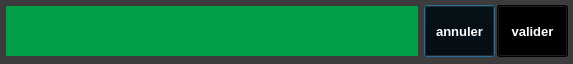
<?xml version="1.0" encoding="UTF-8"?>
<ui version="4.0">
 <class>YerithPOSVenteMethodePaiementComptantEntreeDialog</class>
 <widget class="QDialog" name="YerithPOSVenteMethodePaiementComptantEntreeDialog">
  <property name="windowModality">
   <enum>Qt::WindowModal</enum>
  </property>
  <property name="geometry">
   <rect>
    <x>0</x>
    <y>0</y>
    <width>573</width>
    <height>64</height>
   </rect>
  </property>
  <property name="palette">
   <palette>
    <active>
     <colorrole role="WindowText">
      <brush brushstyle="SolidPattern">
       <color alpha="255">
        <red>255</red>
        <green>255</green>
        <blue>255</blue>
       </color>
      </brush>
     </colorrole>
     <colorrole role="Button">
      <brush brushstyle="SolidPattern">
       <color alpha="255">
        <red>60</red>
        <green>60</green>
        <blue>60</blue>
       </color>
      </brush>
     </colorrole>
     <colorrole role="Light">
      <brush brushstyle="SolidPattern">
       <color alpha="255">
        <red>90</red>
        <green>90</green>
        <blue>90</blue>
       </color>
      </brush>
     </colorrole>
     <colorrole role="Midlight">
      <brush brushstyle="SolidPattern">
       <color alpha="255">
        <red>75</red>
        <green>75</green>
        <blue>75</blue>
       </color>
      </brush>
     </colorrole>
     <colorrole role="Dark">
      <brush brushstyle="SolidPattern">
       <color alpha="255">
        <red>30</red>
        <green>30</green>
        <blue>30</blue>
       </color>
      </brush>
     </colorrole>
     <colorrole role="Mid">
      <brush brushstyle="SolidPattern">
       <color alpha="255">
        <red>40</red>
        <green>40</green>
        <blue>40</blue>
       </color>
      </brush>
     </colorrole>
     <colorrole role="Text">
      <brush brushstyle="SolidPattern">
       <color alpha="255">
        <red>255</red>
        <green>255</green>
        <blue>255</blue>
       </color>
      </brush>
     </colorrole>
     <colorrole role="BrightText">
      <brush brushstyle="SolidPattern">
       <color alpha="255">
        <red>255</red>
        <green>255</green>
        <blue>255</blue>
       </color>
      </brush>
     </colorrole>
     <colorrole role="ButtonText">
      <brush brushstyle="SolidPattern">
       <color alpha="255">
        <red>255</red>
        <green>255</green>
        <blue>255</blue>
       </color>
      </brush>
     </colorrole>
     <colorrole role="Base">
      <brush brushstyle="SolidPattern">
       <color alpha="255">
        <red>0</red>
        <green>0</green>
        <blue>0</blue>
       </color>
      </brush>
     </colorrole>
     <colorrole role="Window">
      <brush brushstyle="SolidPattern">
       <color alpha="255">
        <red>60</red>
        <green>60</green>
        <blue>60</blue>
       </color>
      </brush>
     </colorrole>
     <colorrole role="Shadow">
      <brush brushstyle="SolidPattern">
       <color alpha="255">
        <red>0</red>
        <green>0</green>
        <blue>0</blue>
       </color>
      </brush>
     </colorrole>
     <colorrole role="AlternateBase">
      <brush brushstyle="SolidPattern">
       <color alpha="255">
        <red>30</red>
        <green>30</green>
        <blue>30</blue>
       </color>
      </brush>
     </colorrole>
     <colorrole role="ToolTipBase">
      <brush brushstyle="SolidPattern">
       <color alpha="255">
        <red>255</red>
        <green>255</green>
        <blue>220</blue>
       </color>
      </brush>
     </colorrole>
     <colorrole role="ToolTipText">
      <brush brushstyle="SolidPattern">
       <color alpha="255">
        <red>0</red>
        <green>0</green>
        <blue>0</blue>
       </color>
      </brush>
     </colorrole>
     <colorrole role="PlaceholderText">
      <brush brushstyle="NoBrush">
       <color alpha="128">
        <red>255</red>
        <green>255</green>
        <blue>255</blue>
       </color>
      </brush>
     </colorrole>
    </active>
    <inactive>
     <colorrole role="WindowText">
      <brush brushstyle="SolidPattern">
       <color alpha="255">
        <red>255</red>
        <green>255</green>
        <blue>255</blue>
       </color>
      </brush>
     </colorrole>
     <colorrole role="Button">
      <brush brushstyle="SolidPattern">
       <color alpha="255">
        <red>60</red>
        <green>60</green>
        <blue>60</blue>
       </color>
      </brush>
     </colorrole>
     <colorrole role="Light">
      <brush brushstyle="SolidPattern">
       <color alpha="255">
        <red>90</red>
        <green>90</green>
        <blue>90</blue>
       </color>
      </brush>
     </colorrole>
     <colorrole role="Midlight">
      <brush brushstyle="SolidPattern">
       <color alpha="255">
        <red>75</red>
        <green>75</green>
        <blue>75</blue>
       </color>
      </brush>
     </colorrole>
     <colorrole role="Dark">
      <brush brushstyle="SolidPattern">
       <color alpha="255">
        <red>30</red>
        <green>30</green>
        <blue>30</blue>
       </color>
      </brush>
     </colorrole>
     <colorrole role="Mid">
      <brush brushstyle="SolidPattern">
       <color alpha="255">
        <red>40</red>
        <green>40</green>
        <blue>40</blue>
       </color>
      </brush>
     </colorrole>
     <colorrole role="Text">
      <brush brushstyle="SolidPattern">
       <color alpha="255">
        <red>255</red>
        <green>255</green>
        <blue>255</blue>
       </color>
      </brush>
     </colorrole>
     <colorrole role="BrightText">
      <brush brushstyle="SolidPattern">
       <color alpha="255">
        <red>255</red>
        <green>255</green>
        <blue>255</blue>
       </color>
      </brush>
     </colorrole>
     <colorrole role="ButtonText">
      <brush brushstyle="SolidPattern">
       <color alpha="255">
        <red>255</red>
        <green>255</green>
        <blue>255</blue>
       </color>
      </brush>
     </colorrole>
     <colorrole role="Base">
      <brush brushstyle="SolidPattern">
       <color alpha="255">
        <red>0</red>
        <green>0</green>
        <blue>0</blue>
       </color>
      </brush>
     </colorrole>
     <colorrole role="Window">
      <brush brushstyle="SolidPattern">
       <color alpha="255">
        <red>60</red>
        <green>60</green>
        <blue>60</blue>
       </color>
      </brush>
     </colorrole>
     <colorrole role="Shadow">
      <brush brushstyle="SolidPattern">
       <color alpha="255">
        <red>0</red>
        <green>0</green>
        <blue>0</blue>
       </color>
      </brush>
     </colorrole>
     <colorrole role="AlternateBase">
      <brush brushstyle="SolidPattern">
       <color alpha="255">
        <red>30</red>
        <green>30</green>
        <blue>30</blue>
       </color>
      </brush>
     </colorrole>
     <colorrole role="ToolTipBase">
      <brush brushstyle="SolidPattern">
       <color alpha="255">
        <red>255</red>
        <green>255</green>
        <blue>220</blue>
       </color>
      </brush>
     </colorrole>
     <colorrole role="ToolTipText">
      <brush brushstyle="SolidPattern">
       <color alpha="255">
        <red>0</red>
        <green>0</green>
        <blue>0</blue>
       </color>
      </brush>
     </colorrole>
     <colorrole role="PlaceholderText">
      <brush brushstyle="NoBrush">
       <color alpha="128">
        <red>255</red>
        <green>255</green>
        <blue>255</blue>
       </color>
      </brush>
     </colorrole>
    </inactive>
    <disabled>
     <colorrole role="WindowText">
      <brush brushstyle="SolidPattern">
       <color alpha="255">
        <red>30</red>
        <green>30</green>
        <blue>30</blue>
       </color>
      </brush>
     </colorrole>
     <colorrole role="Button">
      <brush brushstyle="SolidPattern">
       <color alpha="255">
        <red>60</red>
        <green>60</green>
        <blue>60</blue>
       </color>
      </brush>
     </colorrole>
     <colorrole role="Light">
      <brush brushstyle="SolidPattern">
       <color alpha="255">
        <red>90</red>
        <green>90</green>
        <blue>90</blue>
       </color>
      </brush>
     </colorrole>
     <colorrole role="Midlight">
      <brush brushstyle="SolidPattern">
       <color alpha="255">
        <red>75</red>
        <green>75</green>
        <blue>75</blue>
       </color>
      </brush>
     </colorrole>
     <colorrole role="Dark">
      <brush brushstyle="SolidPattern">
       <color alpha="255">
        <red>30</red>
        <green>30</green>
        <blue>30</blue>
       </color>
      </brush>
     </colorrole>
     <colorrole role="Mid">
      <brush brushstyle="SolidPattern">
       <color alpha="255">
        <red>40</red>
        <green>40</green>
        <blue>40</blue>
       </color>
      </brush>
     </colorrole>
     <colorrole role="Text">
      <brush brushstyle="SolidPattern">
       <color alpha="255">
        <red>30</red>
        <green>30</green>
        <blue>30</blue>
       </color>
      </brush>
     </colorrole>
     <colorrole role="BrightText">
      <brush brushstyle="SolidPattern">
       <color alpha="255">
        <red>255</red>
        <green>255</green>
        <blue>255</blue>
       </color>
      </brush>
     </colorrole>
     <colorrole role="ButtonText">
      <brush brushstyle="SolidPattern">
       <color alpha="255">
        <red>30</red>
        <green>30</green>
        <blue>30</blue>
       </color>
      </brush>
     </colorrole>
     <colorrole role="Base">
      <brush brushstyle="SolidPattern">
       <color alpha="255">
        <red>60</red>
        <green>60</green>
        <blue>60</blue>
       </color>
      </brush>
     </colorrole>
     <colorrole role="Window">
      <brush brushstyle="SolidPattern">
       <color alpha="255">
        <red>60</red>
        <green>60</green>
        <blue>60</blue>
       </color>
      </brush>
     </colorrole>
     <colorrole role="Shadow">
      <brush brushstyle="SolidPattern">
       <color alpha="255">
        <red>0</red>
        <green>0</green>
        <blue>0</blue>
       </color>
      </brush>
     </colorrole>
     <colorrole role="AlternateBase">
      <brush brushstyle="SolidPattern">
       <color alpha="255">
        <red>60</red>
        <green>60</green>
        <blue>60</blue>
       </color>
      </brush>
     </colorrole>
     <colorrole role="ToolTipBase">
      <brush brushstyle="SolidPattern">
       <color alpha="255">
        <red>255</red>
        <green>255</green>
        <blue>220</blue>
       </color>
      </brush>
     </colorrole>
     <colorrole role="ToolTipText">
      <brush brushstyle="SolidPattern">
       <color alpha="255">
        <red>0</red>
        <green>0</green>
        <blue>0</blue>
       </color>
      </brush>
     </colorrole>
     <colorrole role="PlaceholderText">
      <brush brushstyle="NoBrush">
       <color alpha="128">
        <red>255</red>
        <green>255</green>
        <blue>255</blue>
       </color>
      </brush>
     </colorrole>
    </disabled>
   </palette>
  </property>
  <property name="windowTitle">
   <string>Dialog</string>
  </property>
  <widget class="YerithLineEdit" name="lineEdit_vente_montant_recu">
   <property name="geometry">
    <rect>
     <x>5</x>
     <y>5</y>
     <width>414</width>
     <height>52</height>
    </rect>
   </property>
   <property name="palette">
    <palette>
     <active>
      <colorrole role="WindowText">
       <brush brushstyle="SolidPattern">
        <color alpha="255">
         <red>255</red>
         <green>255</green>
         <blue>255</blue>
        </color>
       </brush>
      </colorrole>
      <colorrole role="Button">
       <brush brushstyle="SolidPattern">
        <color alpha="255">
         <red>2</red>
         <green>160</green>
         <blue>70</blue>
        </color>
       </brush>
      </colorrole>
      <colorrole role="Light">
       <brush brushstyle="SolidPattern">
        <color alpha="255">
         <red>255</red>
         <green>255</green>
         <blue>255</blue>
        </color>
       </brush>
      </colorrole>
      <colorrole role="Midlight">
       <brush brushstyle="SolidPattern">
        <color alpha="255">
         <red>255</red>
         <green>255</green>
         <blue>255</blue>
        </color>
       </brush>
      </colorrole>
      <colorrole role="Dark">
       <brush brushstyle="SolidPattern">
        <color alpha="255">
         <red>255</red>
         <green>255</green>
         <blue>255</blue>
        </color>
       </brush>
      </colorrole>
      <colorrole role="Mid">
       <brush brushstyle="SolidPattern">
        <color alpha="255">
         <red>255</red>
         <green>255</green>
         <blue>255</blue>
        </color>
       </brush>
      </colorrole>
      <colorrole role="Text">
       <brush brushstyle="SolidPattern">
        <color alpha="255">
         <red>255</red>
         <green>255</green>
         <blue>255</blue>
        </color>
       </brush>
      </colorrole>
      <colorrole role="BrightText">
       <brush brushstyle="SolidPattern">
        <color alpha="255">
         <red>255</red>
         <green>255</green>
         <blue>255</blue>
        </color>
       </brush>
      </colorrole>
      <colorrole role="ButtonText">
       <brush brushstyle="SolidPattern">
        <color alpha="255">
         <red>0</red>
         <green>0</green>
         <blue>0</blue>
        </color>
       </brush>
      </colorrole>
      <colorrole role="Base">
       <brush brushstyle="SolidPattern">
        <color alpha="255">
         <red>2</red>
         <green>160</green>
         <blue>70</blue>
        </color>
       </brush>
      </colorrole>
      <colorrole role="Window">
       <brush brushstyle="SolidPattern">
        <color alpha="255">
         <red>2</red>
         <green>160</green>
         <blue>70</blue>
        </color>
       </brush>
      </colorrole>
      <colorrole role="Shadow">
       <brush brushstyle="SolidPattern">
        <color alpha="255">
         <red>255</red>
         <green>255</green>
         <blue>255</blue>
        </color>
       </brush>
      </colorrole>
      <colorrole role="Highlight">
       <brush brushstyle="SolidPattern">
        <color alpha="255">
         <red>0</red>
         <green>0</green>
         <blue>0</blue>
        </color>
       </brush>
      </colorrole>
      <colorrole role="HighlightedText">
       <brush brushstyle="SolidPattern">
        <color alpha="255">
         <red>2</red>
         <green>160</green>
         <blue>70</blue>
        </color>
       </brush>
      </colorrole>
      <colorrole role="AlternateBase">
       <brush brushstyle="SolidPattern">
        <color alpha="255">
         <red>0</red>
         <green>0</green>
         <blue>0</blue>
        </color>
       </brush>
      </colorrole>
      <colorrole role="ToolTipBase">
       <brush brushstyle="SolidPattern">
        <color alpha="255">
         <red>255</red>
         <green>255</green>
         <blue>220</blue>
        </color>
       </brush>
      </colorrole>
      <colorrole role="ToolTipText">
       <brush brushstyle="SolidPattern">
        <color alpha="255">
         <red>0</red>
         <green>0</green>
         <blue>0</blue>
        </color>
       </brush>
      </colorrole>
      <colorrole role="PlaceholderText">
       <brush brushstyle="NoBrush">
        <color alpha="128">
         <red>255</red>
         <green>255</green>
         <blue>255</blue>
        </color>
       </brush>
      </colorrole>
     </active>
     <inactive>
      <colorrole role="WindowText">
       <brush brushstyle="SolidPattern">
        <color alpha="255">
         <red>255</red>
         <green>255</green>
         <blue>255</blue>
        </color>
       </brush>
      </colorrole>
      <colorrole role="Button">
       <brush brushstyle="SolidPattern">
        <color alpha="255">
         <red>2</red>
         <green>160</green>
         <blue>70</blue>
        </color>
       </brush>
      </colorrole>
      <colorrole role="Light">
       <brush brushstyle="SolidPattern">
        <color alpha="255">
         <red>255</red>
         <green>255</green>
         <blue>255</blue>
        </color>
       </brush>
      </colorrole>
      <colorrole role="Midlight">
       <brush brushstyle="SolidPattern">
        <color alpha="255">
         <red>255</red>
         <green>255</green>
         <blue>255</blue>
        </color>
       </brush>
      </colorrole>
      <colorrole role="Dark">
       <brush brushstyle="SolidPattern">
        <color alpha="255">
         <red>255</red>
         <green>255</green>
         <blue>255</blue>
        </color>
       </brush>
      </colorrole>
      <colorrole role="Mid">
       <brush brushstyle="SolidPattern">
        <color alpha="255">
         <red>255</red>
         <green>255</green>
         <blue>255</blue>
        </color>
       </brush>
      </colorrole>
      <colorrole role="Text">
       <brush brushstyle="SolidPattern">
        <color alpha="255">
         <red>255</red>
         <green>255</green>
         <blue>255</blue>
        </color>
       </brush>
      </colorrole>
      <colorrole role="BrightText">
       <brush brushstyle="SolidPattern">
        <color alpha="255">
         <red>255</red>
         <green>255</green>
         <blue>255</blue>
        </color>
       </brush>
      </colorrole>
      <colorrole role="ButtonText">
       <brush brushstyle="SolidPattern">
        <color alpha="255">
         <red>0</red>
         <green>0</green>
         <blue>0</blue>
        </color>
       </brush>
      </colorrole>
      <colorrole role="Base">
       <brush brushstyle="SolidPattern">
        <color alpha="255">
         <red>2</red>
         <green>160</green>
         <blue>70</blue>
        </color>
       </brush>
      </colorrole>
      <colorrole role="Window">
       <brush brushstyle="SolidPattern">
        <color alpha="255">
         <red>2</red>
         <green>160</green>
         <blue>70</blue>
        </color>
       </brush>
      </colorrole>
      <colorrole role="Shadow">
       <brush brushstyle="SolidPattern">
        <color alpha="255">
         <red>255</red>
         <green>255</green>
         <blue>255</blue>
        </color>
       </brush>
      </colorrole>
      <colorrole role="Highlight">
       <brush brushstyle="SolidPattern">
        <color alpha="255">
         <red>0</red>
         <green>0</green>
         <blue>0</blue>
        </color>
       </brush>
      </colorrole>
      <colorrole role="HighlightedText">
       <brush brushstyle="SolidPattern">
        <color alpha="255">
         <red>2</red>
         <green>160</green>
         <blue>70</blue>
        </color>
       </brush>
      </colorrole>
      <colorrole role="AlternateBase">
       <brush brushstyle="SolidPattern">
        <color alpha="255">
         <red>0</red>
         <green>0</green>
         <blue>0</blue>
        </color>
       </brush>
      </colorrole>
      <colorrole role="ToolTipBase">
       <brush brushstyle="SolidPattern">
        <color alpha="255">
         <red>255</red>
         <green>255</green>
         <blue>220</blue>
        </color>
       </brush>
      </colorrole>
      <colorrole role="ToolTipText">
       <brush brushstyle="SolidPattern">
        <color alpha="255">
         <red>0</red>
         <green>0</green>
         <blue>0</blue>
        </color>
       </brush>
      </colorrole>
      <colorrole role="PlaceholderText">
       <brush brushstyle="NoBrush">
        <color alpha="128">
         <red>255</red>
         <green>255</green>
         <blue>255</blue>
        </color>
       </brush>
      </colorrole>
     </inactive>
     <disabled>
      <colorrole role="WindowText">
       <brush brushstyle="SolidPattern">
        <color alpha="255">
         <red>255</red>
         <green>255</green>
         <blue>255</blue>
        </color>
       </brush>
      </colorrole>
      <colorrole role="Button">
       <brush brushstyle="SolidPattern">
        <color alpha="255">
         <red>2</red>
         <green>160</green>
         <blue>70</blue>
        </color>
       </brush>
      </colorrole>
      <colorrole role="Light">
       <brush brushstyle="SolidPattern">
        <color alpha="255">
         <red>255</red>
         <green>255</green>
         <blue>255</blue>
        </color>
       </brush>
      </colorrole>
      <colorrole role="Midlight">
       <brush brushstyle="SolidPattern">
        <color alpha="255">
         <red>255</red>
         <green>255</green>
         <blue>255</blue>
        </color>
       </brush>
      </colorrole>
      <colorrole role="Dark">
       <brush brushstyle="SolidPattern">
        <color alpha="255">
         <red>255</red>
         <green>255</green>
         <blue>255</blue>
        </color>
       </brush>
      </colorrole>
      <colorrole role="Mid">
       <brush brushstyle="SolidPattern">
        <color alpha="255">
         <red>255</red>
         <green>255</green>
         <blue>255</blue>
        </color>
       </brush>
      </colorrole>
      <colorrole role="Text">
       <brush brushstyle="SolidPattern">
        <color alpha="255">
         <red>255</red>
         <green>255</green>
         <blue>255</blue>
        </color>
       </brush>
      </colorrole>
      <colorrole role="BrightText">
       <brush brushstyle="SolidPattern">
        <color alpha="255">
         <red>255</red>
         <green>255</green>
         <blue>255</blue>
        </color>
       </brush>
      </colorrole>
      <colorrole role="ButtonText">
       <brush brushstyle="SolidPattern">
        <color alpha="255">
         <red>255</red>
         <green>255</green>
         <blue>255</blue>
        </color>
       </brush>
      </colorrole>
      <colorrole role="Base">
       <brush brushstyle="SolidPattern">
        <color alpha="255">
         <red>2</red>
         <green>160</green>
         <blue>70</blue>
        </color>
       </brush>
      </colorrole>
      <colorrole role="Window">
       <brush brushstyle="SolidPattern">
        <color alpha="255">
         <red>2</red>
         <green>160</green>
         <blue>70</blue>
        </color>
       </brush>
      </colorrole>
      <colorrole role="Shadow">
       <brush brushstyle="SolidPattern">
        <color alpha="255">
         <red>255</red>
         <green>255</green>
         <blue>255</blue>
        </color>
       </brush>
      </colorrole>
      <colorrole role="Highlight">
       <brush brushstyle="SolidPattern">
        <color alpha="255">
         <red>145</red>
         <green>141</green>
         <blue>126</blue>
        </color>
       </brush>
      </colorrole>
      <colorrole role="HighlightedText">
       <brush brushstyle="SolidPattern">
        <color alpha="255">
         <red>2</red>
         <green>160</green>
         <blue>70</blue>
        </color>
       </brush>
      </colorrole>
      <colorrole role="AlternateBase">
       <brush brushstyle="SolidPattern">
        <color alpha="255">
         <red>0</red>
         <green>0</green>
         <blue>0</blue>
        </color>
       </brush>
      </colorrole>
      <colorrole role="ToolTipBase">
       <brush brushstyle="SolidPattern">
        <color alpha="255">
         <red>255</red>
         <green>255</green>
         <blue>220</blue>
        </color>
       </brush>
      </colorrole>
      <colorrole role="ToolTipText">
       <brush brushstyle="SolidPattern">
        <color alpha="255">
         <red>0</red>
         <green>0</green>
         <blue>0</blue>
        </color>
       </brush>
      </colorrole>
      <colorrole role="PlaceholderText">
       <brush brushstyle="NoBrush">
        <color alpha="128">
         <red>255</red>
         <green>255</green>
         <blue>255</blue>
        </color>
       </brush>
      </colorrole>
     </disabled>
    </palette>
   </property>
   <property name="font">
    <font>
     <pointsize>15</pointsize>
     <weight>75</weight>
     <bold>true</bold>
    </font>
   </property>
   <property name="toolTip">
    <string>ENTREZ LE MONTANT REVERSÉ PAR 1 CLIENT COMPTANT (CASH)</string>
   </property>
   <property name="styleSheet">
    <string notr="true">border: 1px solid rgb(60, 60, 60);
background-color: rgb(2  , 160, 70); </string>
   </property>
   <property name="alignment">
    <set>Qt::AlignLeading|Qt::AlignLeft|Qt::AlignVCenter</set>
   </property>
  </widget>
  <widget class="YerithPushButton" name="pushButton_annuler">
   <property name="geometry">
    <rect>
     <x>424</x>
     <y>5</y>
     <width>71</width>
     <height>52</height>
    </rect>
   </property>
   <property name="palette">
    <palette>
     <active>
      <colorrole role="WindowText">
       <brush brushstyle="SolidPattern">
        <color alpha="255">
         <red>255</red>
         <green>255</green>
         <blue>255</blue>
        </color>
       </brush>
      </colorrole>
      <colorrole role="Button">
       <brush brushstyle="SolidPattern">
        <color alpha="255">
         <red>0</red>
         <green>0</green>
         <blue>0</blue>
        </color>
       </brush>
      </colorrole>
      <colorrole role="Light">
       <brush brushstyle="SolidPattern">
        <color alpha="255">
         <red>0</red>
         <green>0</green>
         <blue>0</blue>
        </color>
       </brush>
      </colorrole>
      <colorrole role="Midlight">
       <brush brushstyle="SolidPattern">
        <color alpha="255">
         <red>0</red>
         <green>0</green>
         <blue>0</blue>
        </color>
       </brush>
      </colorrole>
      <colorrole role="Dark">
       <brush brushstyle="SolidPattern">
        <color alpha="255">
         <red>0</red>
         <green>0</green>
         <blue>0</blue>
        </color>
       </brush>
      </colorrole>
      <colorrole role="Mid">
       <brush brushstyle="SolidPattern">
        <color alpha="255">
         <red>0</red>
         <green>0</green>
         <blue>0</blue>
        </color>
       </brush>
      </colorrole>
      <colorrole role="Text">
       <brush brushstyle="SolidPattern">
        <color alpha="255">
         <red>255</red>
         <green>255</green>
         <blue>255</blue>
        </color>
       </brush>
      </colorrole>
      <colorrole role="BrightText">
       <brush brushstyle="SolidPattern">
        <color alpha="255">
         <red>255</red>
         <green>255</green>
         <blue>255</blue>
        </color>
       </brush>
      </colorrole>
      <colorrole role="ButtonText">
       <brush brushstyle="SolidPattern">
        <color alpha="255">
         <red>255</red>
         <green>255</green>
         <blue>255</blue>
        </color>
       </brush>
      </colorrole>
      <colorrole role="Base">
       <brush brushstyle="SolidPattern">
        <color alpha="255">
         <red>0</red>
         <green>0</green>
         <blue>0</blue>
        </color>
       </brush>
      </colorrole>
      <colorrole role="Window">
       <brush brushstyle="SolidPattern">
        <color alpha="255">
         <red>0</red>
         <green>0</green>
         <blue>0</blue>
        </color>
       </brush>
      </colorrole>
      <colorrole role="Shadow">
       <brush brushstyle="SolidPattern">
        <color alpha="255">
         <red>0</red>
         <green>0</green>
         <blue>0</blue>
        </color>
       </brush>
      </colorrole>
      <colorrole role="AlternateBase">
       <brush brushstyle="SolidPattern">
        <color alpha="255">
         <red>0</red>
         <green>0</green>
         <blue>0</blue>
        </color>
       </brush>
      </colorrole>
      <colorrole role="ToolTipBase">
       <brush brushstyle="SolidPattern">
        <color alpha="255">
         <red>255</red>
         <green>255</green>
         <blue>220</blue>
        </color>
       </brush>
      </colorrole>
      <colorrole role="ToolTipText">
       <brush brushstyle="SolidPattern">
        <color alpha="255">
         <red>0</red>
         <green>0</green>
         <blue>0</blue>
        </color>
       </brush>
      </colorrole>
      <colorrole role="PlaceholderText">
       <brush brushstyle="NoBrush">
        <color alpha="128">
         <red>255</red>
         <green>255</green>
         <blue>255</blue>
        </color>
       </brush>
      </colorrole>
     </active>
     <inactive>
      <colorrole role="WindowText">
       <brush brushstyle="SolidPattern">
        <color alpha="255">
         <red>255</red>
         <green>255</green>
         <blue>255</blue>
        </color>
       </brush>
      </colorrole>
      <colorrole role="Button">
       <brush brushstyle="SolidPattern">
        <color alpha="255">
         <red>0</red>
         <green>0</green>
         <blue>0</blue>
        </color>
       </brush>
      </colorrole>
      <colorrole role="Light">
       <brush brushstyle="SolidPattern">
        <color alpha="255">
         <red>0</red>
         <green>0</green>
         <blue>0</blue>
        </color>
       </brush>
      </colorrole>
      <colorrole role="Midlight">
       <brush brushstyle="SolidPattern">
        <color alpha="255">
         <red>0</red>
         <green>0</green>
         <blue>0</blue>
        </color>
       </brush>
      </colorrole>
      <colorrole role="Dark">
       <brush brushstyle="SolidPattern">
        <color alpha="255">
         <red>0</red>
         <green>0</green>
         <blue>0</blue>
        </color>
       </brush>
      </colorrole>
      <colorrole role="Mid">
       <brush brushstyle="SolidPattern">
        <color alpha="255">
         <red>0</red>
         <green>0</green>
         <blue>0</blue>
        </color>
       </brush>
      </colorrole>
      <colorrole role="Text">
       <brush brushstyle="SolidPattern">
        <color alpha="255">
         <red>255</red>
         <green>255</green>
         <blue>255</blue>
        </color>
       </brush>
      </colorrole>
      <colorrole role="BrightText">
       <brush brushstyle="SolidPattern">
        <color alpha="255">
         <red>255</red>
         <green>255</green>
         <blue>255</blue>
        </color>
       </brush>
      </colorrole>
      <colorrole role="ButtonText">
       <brush brushstyle="SolidPattern">
        <color alpha="255">
         <red>255</red>
         <green>255</green>
         <blue>255</blue>
        </color>
       </brush>
      </colorrole>
      <colorrole role="Base">
       <brush brushstyle="SolidPattern">
        <color alpha="255">
         <red>0</red>
         <green>0</green>
         <blue>0</blue>
        </color>
       </brush>
      </colorrole>
      <colorrole role="Window">
       <brush brushstyle="SolidPattern">
        <color alpha="255">
         <red>0</red>
         <green>0</green>
         <blue>0</blue>
        </color>
       </brush>
      </colorrole>
      <colorrole role="Shadow">
       <brush brushstyle="SolidPattern">
        <color alpha="255">
         <red>0</red>
         <green>0</green>
         <blue>0</blue>
        </color>
       </brush>
      </colorrole>
      <colorrole role="AlternateBase">
       <brush brushstyle="SolidPattern">
        <color alpha="255">
         <red>0</red>
         <green>0</green>
         <blue>0</blue>
        </color>
       </brush>
      </colorrole>
      <colorrole role="ToolTipBase">
       <brush brushstyle="SolidPattern">
        <color alpha="255">
         <red>255</red>
         <green>255</green>
         <blue>220</blue>
        </color>
       </brush>
      </colorrole>
      <colorrole role="ToolTipText">
       <brush brushstyle="SolidPattern">
        <color alpha="255">
         <red>0</red>
         <green>0</green>
         <blue>0</blue>
        </color>
       </brush>
      </colorrole>
      <colorrole role="PlaceholderText">
       <brush brushstyle="NoBrush">
        <color alpha="128">
         <red>255</red>
         <green>255</green>
         <blue>255</blue>
        </color>
       </brush>
      </colorrole>
     </inactive>
     <disabled>
      <colorrole role="WindowText">
       <brush brushstyle="SolidPattern">
        <color alpha="255">
         <red>0</red>
         <green>0</green>
         <blue>0</blue>
        </color>
       </brush>
      </colorrole>
      <colorrole role="Button">
       <brush brushstyle="SolidPattern">
        <color alpha="255">
         <red>0</red>
         <green>0</green>
         <blue>0</blue>
        </color>
       </brush>
      </colorrole>
      <colorrole role="Light">
       <brush brushstyle="SolidPattern">
        <color alpha="255">
         <red>0</red>
         <green>0</green>
         <blue>0</blue>
        </color>
       </brush>
      </colorrole>
      <colorrole role="Midlight">
       <brush brushstyle="SolidPattern">
        <color alpha="255">
         <red>0</red>
         <green>0</green>
         <blue>0</blue>
        </color>
       </brush>
      </colorrole>
      <colorrole role="Dark">
       <brush brushstyle="SolidPattern">
        <color alpha="255">
         <red>0</red>
         <green>0</green>
         <blue>0</blue>
        </color>
       </brush>
      </colorrole>
      <colorrole role="Mid">
       <brush brushstyle="SolidPattern">
        <color alpha="255">
         <red>0</red>
         <green>0</green>
         <blue>0</blue>
        </color>
       </brush>
      </colorrole>
      <colorrole role="Text">
       <brush brushstyle="SolidPattern">
        <color alpha="255">
         <red>0</red>
         <green>0</green>
         <blue>0</blue>
        </color>
       </brush>
      </colorrole>
      <colorrole role="BrightText">
       <brush brushstyle="SolidPattern">
        <color alpha="255">
         <red>255</red>
         <green>255</green>
         <blue>255</blue>
        </color>
       </brush>
      </colorrole>
      <colorrole role="ButtonText">
       <brush brushstyle="SolidPattern">
        <color alpha="255">
         <red>0</red>
         <green>0</green>
         <blue>0</blue>
        </color>
       </brush>
      </colorrole>
      <colorrole role="Base">
       <brush brushstyle="SolidPattern">
        <color alpha="255">
         <red>0</red>
         <green>0</green>
         <blue>0</blue>
        </color>
       </brush>
      </colorrole>
      <colorrole role="Window">
       <brush brushstyle="SolidPattern">
        <color alpha="255">
         <red>0</red>
         <green>0</green>
         <blue>0</blue>
        </color>
       </brush>
      </colorrole>
      <colorrole role="Shadow">
       <brush brushstyle="SolidPattern">
        <color alpha="255">
         <red>0</red>
         <green>0</green>
         <blue>0</blue>
        </color>
       </brush>
      </colorrole>
      <colorrole role="AlternateBase">
       <brush brushstyle="SolidPattern">
        <color alpha="255">
         <red>0</red>
         <green>0</green>
         <blue>0</blue>
        </color>
       </brush>
      </colorrole>
      <colorrole role="ToolTipBase">
       <brush brushstyle="SolidPattern">
        <color alpha="255">
         <red>255</red>
         <green>255</green>
         <blue>220</blue>
        </color>
       </brush>
      </colorrole>
      <colorrole role="ToolTipText">
       <brush brushstyle="SolidPattern">
        <color alpha="255">
         <red>0</red>
         <green>0</green>
         <blue>0</blue>
        </color>
       </brush>
      </colorrole>
      <colorrole role="PlaceholderText">
       <brush brushstyle="NoBrush">
        <color alpha="128">
         <red>255</red>
         <green>255</green>
         <blue>255</blue>
        </color>
       </brush>
      </colorrole>
     </disabled>
    </palette>
   </property>
   <property name="font">
    <font>
     <pointsize>10</pointsize>
     <weight>75</weight>
     <bold>true</bold>
    </font>
   </property>
   <property name="toolTip">
    <string>Annuler la vente</string>
   </property>
   <property name="text">
    <string>annuler</string>
   </property>
  </widget>
  <widget class="YerithPushButton" name="pushButton_valider">
   <property name="geometry">
    <rect>
     <x>497</x>
     <y>5</y>
     <width>71</width>
     <height>52</height>
    </rect>
   </property>
   <property name="palette">
    <palette>
     <active>
      <colorrole role="WindowText">
       <brush brushstyle="SolidPattern">
        <color alpha="255">
         <red>255</red>
         <green>255</green>
         <blue>255</blue>
        </color>
       </brush>
      </colorrole>
      <colorrole role="Button">
       <brush brushstyle="SolidPattern">
        <color alpha="255">
         <red>0</red>
         <green>0</green>
         <blue>0</blue>
        </color>
       </brush>
      </colorrole>
      <colorrole role="Light">
       <brush brushstyle="SolidPattern">
        <color alpha="255">
         <red>0</red>
         <green>0</green>
         <blue>0</blue>
        </color>
       </brush>
      </colorrole>
      <colorrole role="Midlight">
       <brush brushstyle="SolidPattern">
        <color alpha="255">
         <red>0</red>
         <green>0</green>
         <blue>0</blue>
        </color>
       </brush>
      </colorrole>
      <colorrole role="Dark">
       <brush brushstyle="SolidPattern">
        <color alpha="255">
         <red>0</red>
         <green>0</green>
         <blue>0</blue>
        </color>
       </brush>
      </colorrole>
      <colorrole role="Mid">
       <brush brushstyle="SolidPattern">
        <color alpha="255">
         <red>0</red>
         <green>0</green>
         <blue>0</blue>
        </color>
       </brush>
      </colorrole>
      <colorrole role="Text">
       <brush brushstyle="SolidPattern">
        <color alpha="255">
         <red>255</red>
         <green>255</green>
         <blue>255</blue>
        </color>
       </brush>
      </colorrole>
      <colorrole role="BrightText">
       <brush brushstyle="SolidPattern">
        <color alpha="255">
         <red>255</red>
         <green>255</green>
         <blue>255</blue>
        </color>
       </brush>
      </colorrole>
      <colorrole role="ButtonText">
       <brush brushstyle="SolidPattern">
        <color alpha="255">
         <red>255</red>
         <green>255</green>
         <blue>255</blue>
        </color>
       </brush>
      </colorrole>
      <colorrole role="Base">
       <brush brushstyle="SolidPattern">
        <color alpha="255">
         <red>0</red>
         <green>0</green>
         <blue>0</blue>
        </color>
       </brush>
      </colorrole>
      <colorrole role="Window">
       <brush brushstyle="SolidPattern">
        <color alpha="255">
         <red>0</red>
         <green>0</green>
         <blue>0</blue>
        </color>
       </brush>
      </colorrole>
      <colorrole role="Shadow">
       <brush brushstyle="SolidPattern">
        <color alpha="255">
         <red>0</red>
         <green>0</green>
         <blue>0</blue>
        </color>
       </brush>
      </colorrole>
      <colorrole role="AlternateBase">
       <brush brushstyle="SolidPattern">
        <color alpha="255">
         <red>0</red>
         <green>0</green>
         <blue>0</blue>
        </color>
       </brush>
      </colorrole>
      <colorrole role="ToolTipBase">
       <brush brushstyle="SolidPattern">
        <color alpha="255">
         <red>255</red>
         <green>255</green>
         <blue>220</blue>
        </color>
       </brush>
      </colorrole>
      <colorrole role="ToolTipText">
       <brush brushstyle="SolidPattern">
        <color alpha="255">
         <red>0</red>
         <green>0</green>
         <blue>0</blue>
        </color>
       </brush>
      </colorrole>
      <colorrole role="PlaceholderText">
       <brush brushstyle="NoBrush">
        <color alpha="128">
         <red>255</red>
         <green>255</green>
         <blue>255</blue>
        </color>
       </brush>
      </colorrole>
     </active>
     <inactive>
      <colorrole role="WindowText">
       <brush brushstyle="SolidPattern">
        <color alpha="255">
         <red>255</red>
         <green>255</green>
         <blue>255</blue>
        </color>
       </brush>
      </colorrole>
      <colorrole role="Button">
       <brush brushstyle="SolidPattern">
        <color alpha="255">
         <red>0</red>
         <green>0</green>
         <blue>0</blue>
        </color>
       </brush>
      </colorrole>
      <colorrole role="Light">
       <brush brushstyle="SolidPattern">
        <color alpha="255">
         <red>0</red>
         <green>0</green>
         <blue>0</blue>
        </color>
       </brush>
      </colorrole>
      <colorrole role="Midlight">
       <brush brushstyle="SolidPattern">
        <color alpha="255">
         <red>0</red>
         <green>0</green>
         <blue>0</blue>
        </color>
       </brush>
      </colorrole>
      <colorrole role="Dark">
       <brush brushstyle="SolidPattern">
        <color alpha="255">
         <red>0</red>
         <green>0</green>
         <blue>0</blue>
        </color>
       </brush>
      </colorrole>
      <colorrole role="Mid">
       <brush brushstyle="SolidPattern">
        <color alpha="255">
         <red>0</red>
         <green>0</green>
         <blue>0</blue>
        </color>
       </brush>
      </colorrole>
      <colorrole role="Text">
       <brush brushstyle="SolidPattern">
        <color alpha="255">
         <red>255</red>
         <green>255</green>
         <blue>255</blue>
        </color>
       </brush>
      </colorrole>
      <colorrole role="BrightText">
       <brush brushstyle="SolidPattern">
        <color alpha="255">
         <red>255</red>
         <green>255</green>
         <blue>255</blue>
        </color>
       </brush>
      </colorrole>
      <colorrole role="ButtonText">
       <brush brushstyle="SolidPattern">
        <color alpha="255">
         <red>255</red>
         <green>255</green>
         <blue>255</blue>
        </color>
       </brush>
      </colorrole>
      <colorrole role="Base">
       <brush brushstyle="SolidPattern">
        <color alpha="255">
         <red>0</red>
         <green>0</green>
         <blue>0</blue>
        </color>
       </brush>
      </colorrole>
      <colorrole role="Window">
       <brush brushstyle="SolidPattern">
        <color alpha="255">
         <red>0</red>
         <green>0</green>
         <blue>0</blue>
        </color>
       </brush>
      </colorrole>
      <colorrole role="Shadow">
       <brush brushstyle="SolidPattern">
        <color alpha="255">
         <red>0</red>
         <green>0</green>
         <blue>0</blue>
        </color>
       </brush>
      </colorrole>
      <colorrole role="AlternateBase">
       <brush brushstyle="SolidPattern">
        <color alpha="255">
         <red>0</red>
         <green>0</green>
         <blue>0</blue>
        </color>
       </brush>
      </colorrole>
      <colorrole role="ToolTipBase">
       <brush brushstyle="SolidPattern">
        <color alpha="255">
         <red>255</red>
         <green>255</green>
         <blue>220</blue>
        </color>
       </brush>
      </colorrole>
      <colorrole role="ToolTipText">
       <brush brushstyle="SolidPattern">
        <color alpha="255">
         <red>0</red>
         <green>0</green>
         <blue>0</blue>
        </color>
       </brush>
      </colorrole>
      <colorrole role="PlaceholderText">
       <brush brushstyle="NoBrush">
        <color alpha="128">
         <red>255</red>
         <green>255</green>
         <blue>255</blue>
        </color>
       </brush>
      </colorrole>
     </inactive>
     <disabled>
      <colorrole role="WindowText">
       <brush brushstyle="SolidPattern">
        <color alpha="255">
         <red>0</red>
         <green>0</green>
         <blue>0</blue>
        </color>
       </brush>
      </colorrole>
      <colorrole role="Button">
       <brush brushstyle="SolidPattern">
        <color alpha="255">
         <red>0</red>
         <green>0</green>
         <blue>0</blue>
        </color>
       </brush>
      </colorrole>
      <colorrole role="Light">
       <brush brushstyle="SolidPattern">
        <color alpha="255">
         <red>0</red>
         <green>0</green>
         <blue>0</blue>
        </color>
       </brush>
      </colorrole>
      <colorrole role="Midlight">
       <brush brushstyle="SolidPattern">
        <color alpha="255">
         <red>0</red>
         <green>0</green>
         <blue>0</blue>
        </color>
       </brush>
      </colorrole>
      <colorrole role="Dark">
       <brush brushstyle="SolidPattern">
        <color alpha="255">
         <red>0</red>
         <green>0</green>
         <blue>0</blue>
        </color>
       </brush>
      </colorrole>
      <colorrole role="Mid">
       <brush brushstyle="SolidPattern">
        <color alpha="255">
         <red>0</red>
         <green>0</green>
         <blue>0</blue>
        </color>
       </brush>
      </colorrole>
      <colorrole role="Text">
       <brush brushstyle="SolidPattern">
        <color alpha="255">
         <red>0</red>
         <green>0</green>
         <blue>0</blue>
        </color>
       </brush>
      </colorrole>
      <colorrole role="BrightText">
       <brush brushstyle="SolidPattern">
        <color alpha="255">
         <red>255</red>
         <green>255</green>
         <blue>255</blue>
        </color>
       </brush>
      </colorrole>
      <colorrole role="ButtonText">
       <brush brushstyle="SolidPattern">
        <color alpha="255">
         <red>0</red>
         <green>0</green>
         <blue>0</blue>
        </color>
       </brush>
      </colorrole>
      <colorrole role="Base">
       <brush brushstyle="SolidPattern">
        <color alpha="255">
         <red>0</red>
         <green>0</green>
         <blue>0</blue>
        </color>
       </brush>
      </colorrole>
      <colorrole role="Window">
       <brush brushstyle="SolidPattern">
        <color alpha="255">
         <red>0</red>
         <green>0</green>
         <blue>0</blue>
        </color>
       </brush>
      </colorrole>
      <colorrole role="Shadow">
       <brush brushstyle="SolidPattern">
        <color alpha="255">
         <red>0</red>
         <green>0</green>
         <blue>0</blue>
        </color>
       </brush>
      </colorrole>
      <colorrole role="AlternateBase">
       <brush brushstyle="SolidPattern">
        <color alpha="255">
         <red>0</red>
         <green>0</green>
         <blue>0</blue>
        </color>
       </brush>
      </colorrole>
      <colorrole role="ToolTipBase">
       <brush brushstyle="SolidPattern">
        <color alpha="255">
         <red>255</red>
         <green>255</green>
         <blue>220</blue>
        </color>
       </brush>
      </colorrole>
      <colorrole role="ToolTipText">
       <brush brushstyle="SolidPattern">
        <color alpha="255">
         <red>0</red>
         <green>0</green>
         <blue>0</blue>
        </color>
       </brush>
      </colorrole>
      <colorrole role="PlaceholderText">
       <brush brushstyle="NoBrush">
        <color alpha="128">
         <red>255</red>
         <green>255</green>
         <blue>255</blue>
        </color>
       </brush>
      </colorrole>
     </disabled>
    </palette>
   </property>
   <property name="font">
    <font>
     <pointsize>10</pointsize>
     <weight>75</weight>
     <bold>true</bold>
    </font>
   </property>
   <property name="toolTip">
    <string>VALIDER 1 vente</string>
   </property>
   <property name="text">
    <string>valider</string>
   </property>
  </widget>
 </widget>
 <customwidgets>
  <customwidget>
   <class>YerithLineEdit</class>
   <extends>QLineEdit</extends>
   <header>src/widgets/yerith-erp-line-edit.hpp</header>
  </customwidget>
  <customwidget>
   <class>YerithPushButton</class>
   <extends>QPushButton</extends>
   <header>src/widgets/yerith-erp-push-button.hpp</header>
   <slots>
    <slot>handleItemModification(QModelIndex)</slot>
   </slots>
  </customwidget>
 </customwidgets>
 <resources/>
 <connections/>
</ui>
